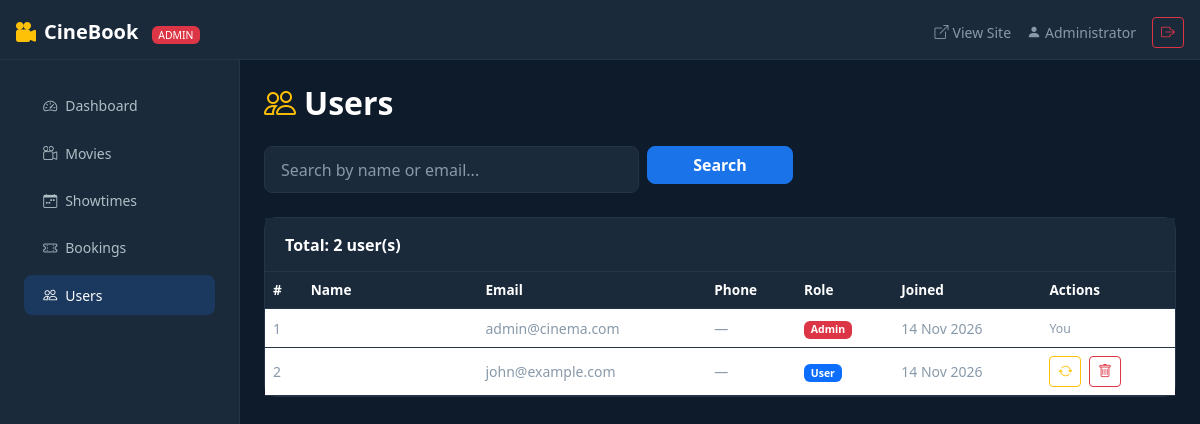
The page /admin/users.php (signed in) on the database its author committed.
### tables this page shows
CREATE TABLE IF NOT EXISTS users (
    id          INT UNSIGNED AUTO_INCREMENT PRIMARY KEY,
    name        VARCHAR(100)        NOT NULL,
    email       VARCHAR(150)        NOT NULL UNIQUE,
    password    VARCHAR(255)        NOT NULL,
    phone       VARCHAR(20)         DEFAULT NULL,
    role        ENUM('user','admin') NOT NULL DEFAULT 'user',
    created_at  TIMESTAMP           NOT NULL DEFAULT CURRENT_TIMESTAMP
);

### includes/auth.php (called while the page is built, shortened)
<?php
function sanitize(string $input): string {
    return htmlspecialchars(trim($input), ENT_QUOTES, 'UTF-8');
}

### admin/users.php (the view, shortened to what this page needs)
<?php
require_once __DIR__ . '/../includes/auth.php';
$db      = getDB();
$search = trim($_GET['search'] ?? '');
$params = [];
$where  = "WHERE 1=1";
$stmt = $db->prepare("SELECT * FROM users $where ORDER BY created_at DESC");
$stmt->execute($params);
$users = $stmt->fetchAll();
$current_admin_page = 'users';
require_once __DIR__ . '/partials/admin-header.php';
?>
<div class="d-flex" style="min-height:calc(100vh - 60px)">
    <?php require_once __DIR__ . '/partials/sidebar.php'; ?>
    <main class="flex-grow-1 p-4">
        <h2 class="text-white fw-bold mb-4"><i class="bi bi-people me-2 text-warning"></i>Users</h2>
        <form method="GET" class="row g-2 mb-4">
            <div class="col-md-5">
                <input type="text" name="search" class="form-control cb-form-control"
                       placeholder="Search by name or email..." value="<?= sanitize($search) ?>">
            </div>
            <div class="col-md-2">
                <button type="submit" class="btn btn-cb-primary w-100">Search</button>
            </div>
        </form>
        <div class="cb-card">
            <div class="card-header">Total: <?= count($users) ?> user(s)</div>
            <div class="table-responsive">
                <table class="table cb-table mb-0">
                    <thead><tr>
                        <th>#</th><th>Name</th><th>Email</th><th>Phone</th><th>Role</th><th>Joined</th><th>Actions</th>
                    </tr></thead>
                    <tbody>
                        <?php foreach ($users as $u): ?>
                        <tr>
                            <td class="text-muted-cb"><?= $u['id'] ?></td>
                            <td class="text-white fw-semibold"><?= sanitize($u['name']) ?></td>
                            <td class="text-muted-cb small"><?= sanitize($u['email']) ?></td>
                            <td class="text-muted-cb small"><?= sanitize($u['phone'] ?? '—') ?></td>
                            <td>
                                <?php if ($u['role'] === 'admin'): ?>
                                    <span class="badge bg-danger">Admin</span>
                                <?php else: ?>
                                    <span class="badge bg-primary">User</span>
                                <?php endif; ?>
                            </td>
                            <td class="small text-muted-cb"><?= date('d M Y', strtotime($u['created_at'])) ?></td>
                            <td>
                                <?php if ($u['id'] !== (int)$_SESSION['user_id']): ?>
                                <a href="?action=toggle_role&id=<?= $u['id'] ?>"
                                   class="btn btn-sm btn-outline-warning me-1"
                                   onclick="return confirm('Toggle role for <?= addslashes(sanitize($u['name'])) ?>?')"
                                   title="Toggle Role">
                                    <i class="bi bi-arrow-repeat"></i>
                                </a>
                                <?php if ($u['role'] !== 'admin'): ?>
                                <form id="del-u-<?= $u['id'] ?>" method="GET" style="display:inline">
                                    <button type="button" class="btn btn-sm btn-outline-danger"
                                            onclick="confirmDelete('del-u-<?= $u['id'] ?>', 'Delete user <?= addslashes(sanitize($u['name'])) ?>?')">
                                        <i class="bi bi-trash"></i>
                                    </button>
                                </form>
                                <?php endif; ?>
                                <?php else: ?>
                                <span class="text-muted-cb small">You</span>
                                <?php endif; ?>
                            </td>
                        </tr>
                        <?php endforeach; ?>
                    </tbody>
                </table>
            </div>
        </div>
    </main>
</div>
<?php require_once __DIR__ . '/partials/admin-footer.php'; ?>

### admin/partials/admin-header.php (shortened to what this page needs)
<!DOCTYPE html>
<html lang="en">
<head>
    <link href="https://cdn.jsdelivr.net/npm/bootstrap@5.3.2/dist/css/bootstrap.min.css" rel="stylesheet">
    <link href="https://cdn.jsdelivr.net/npm/bootstrap-icons@1.11.3/font/bootstrap-icons.min.css" rel="stylesheet">
    <link href="<?= BASE_URL ?>/assets/css/style.css" rel="stylesheet">
</head>
<body>
<nav class="navbar navbar-dark cb-navbar px-3" style="height:60px">
    <a class="navbar-brand fw-bold" href="<?= BASE_URL ?>/admin/index.php">
        <i class="bi bi-camera-reels-fill me-2 text-warning"></i>CineBook
        <span class="badge bg-danger ms-2 fw-normal" style="font-size:.65rem">ADMIN</span>
    </a>
    <div class="d-flex align-items-center gap-3">
        <a href="<?= BASE_URL ?>/index.php" class="text-muted-cb small text-decoration-none" target="_blank">
            <i class="bi bi-box-arrow-up-right me-1"></i>View Site
        </a>
        <span class="text-muted-cb small"><i class="bi bi-person-fill me-1"></i><?= sanitize($_SESSION['name']) ?></span>
        <a href="<?= BASE_URL ?>/logout.php" class="btn btn-sm btn-outline-danger py-1 px-2">
            <i class="bi bi-box-arrow-right"></i>
        </a>
    </div>
</nav>

### admin/partials/sidebar.php
<?php
$current_admin_page = $current_admin_page ?? '';
$menu = [
    ['url' => BASE_URL . '/admin/index.php',     'icon' => 'bi-speedometer2',           'label' => 'Dashboard',  'key' => 'dashboard'],
    ['url' => BASE_URL . '/admin/movies.php',     'icon' => 'bi-camera-reels',           'label' => 'Movies',     'key' => 'movies'],
    ['url' => BASE_URL . '/admin/showtimes.php',  'icon' => 'bi-calendar-week',          'label' => 'Showtimes',  'key' => 'showtimes'],
    ['url' => BASE_URL . '/admin/bookings.php',   'icon' => 'bi-ticket-perforated',      'label' => 'Bookings',   'key' => 'bookings'],
    ['url' => BASE_URL . '/admin/users.php',      'icon' => 'bi-people',                 'label' => 'Users',      'key' => 'users'],
];
?>
<nav class="cb-sidebar p-3 d-none d-lg-block">
    <ul class="nav flex-column gap-1 mt-2">
        <?php foreach ($menu as $item): ?>
        <li class="nav-item">
            <a href="<?= $item['url'] ?>"
               class="nav-link <?= $current_admin_page === $item['key'] ? 'active' : '' ?>">
                <i class="bi <?= $item['icon'] ?> me-2"></i><?= $item['label'] ?>
            </a>
        </li>
        <?php endforeach; ?>
    </ul>
</nav>

### admin/partials/admin-footer.php (shortened to what this page needs)
</body>
</html>

### assets/css/style.css (style rules this page uses)
:root { --cb-dark: #0d1b2a; --cb-mid: #1b2a3b; --cb-accent: #1a73e8; --cb-warn: #f9a825; --cb-light: #f4f6f9; --cb-muted: #8899aa; --cb-card-bg: #162233; --cb-border: #253447; }
*, *::before, *::after { box-sizing: border-box; }
body { background-color: var(--cb-dark); color: #e0e8f0; font-family: 'Segoe UI', system-ui, -apple-system, sans-serif; min-height: 100vh; }
a { text-decoration: none; }
.cb-navbar { background-color: var(--cb-mid) !important; border-bottom: 1px solid var(--cb-border); padding: 0.75rem 0; }
.cb-navbar .navbar-brand { color: #fff !important; font-size: 1.25rem; }
.btn-cb-primary { background-color: var(--cb-accent); border-color: var(--cb-accent); color: #fff; font-weight: 600; border-radius: 8px; transition: background .2s, transform .15s; }
.cb-card { background-color: var(--cb-card-bg); border: 1px solid var(--cb-border); border-radius: 12px; }
.cb-card .card-header { background-color: var(--cb-mid); border-bottom: 1px solid var(--cb-border); font-weight: 600; color: #fff; padding: .9rem 1.25rem; }
.cb-form-control { background-color: var(--cb-mid); border: 1px solid var(--cb-border); color: #e0e8f0; border-radius: 8px; padding: .65rem 1rem; transition: border-color .2s, box-shadow .2s; }
.cb-form-control::placeholder { color: var(--cb-muted); }
.cb-table { color: #cdd9e5; border-color: var(--cb-border) !important; }
.cb-table th { background-color: var(--cb-mid) !important; color: #fff; border-color: var(--cb-border) !important; font-size: .85rem; }
.cb-table td { border-color: var(--cb-border) !important; vertical-align: middle; font-size: .875rem; }
.cb-sidebar { background: var(--cb-mid); border-right: 1px solid var(--cb-border); min-height: calc(100vh - 60px); width: 240px; flex-shrink: 0; }
.cb-sidebar .nav-link { color: #b0bec5; padding: .6rem 1.2rem; border-radius: 8px; margin: .1rem .5rem; font-size: .875rem; transition: all .2s; }
.cb-sidebar .nav-link:hover, .cb-sidebar .nav-link.active { background: rgba(26,115,232,.2); color: #fff; }
.cb-sidebar .nav-link i { width: 20px; }
.text-muted-cb { color: var(--cb-muted) !important; }

### rows shown on the page
users: id "1", email "admin@cinema.com", phone "—", role "Admin", created_at "14 Nov 2026", shows "You"
users: id "2", email "john@example.com", phone "—", role "User", created_at "14 Nov 2026"

### other values the page prints
$_SESSION['name'] "Administrator"
$item['label'] "Dashboard"
$item['label'] "Movies"
$item['label'] "Showtimes"
$item['label'] "Bookings"
$item['label'] "Users"
count($users) "2"
